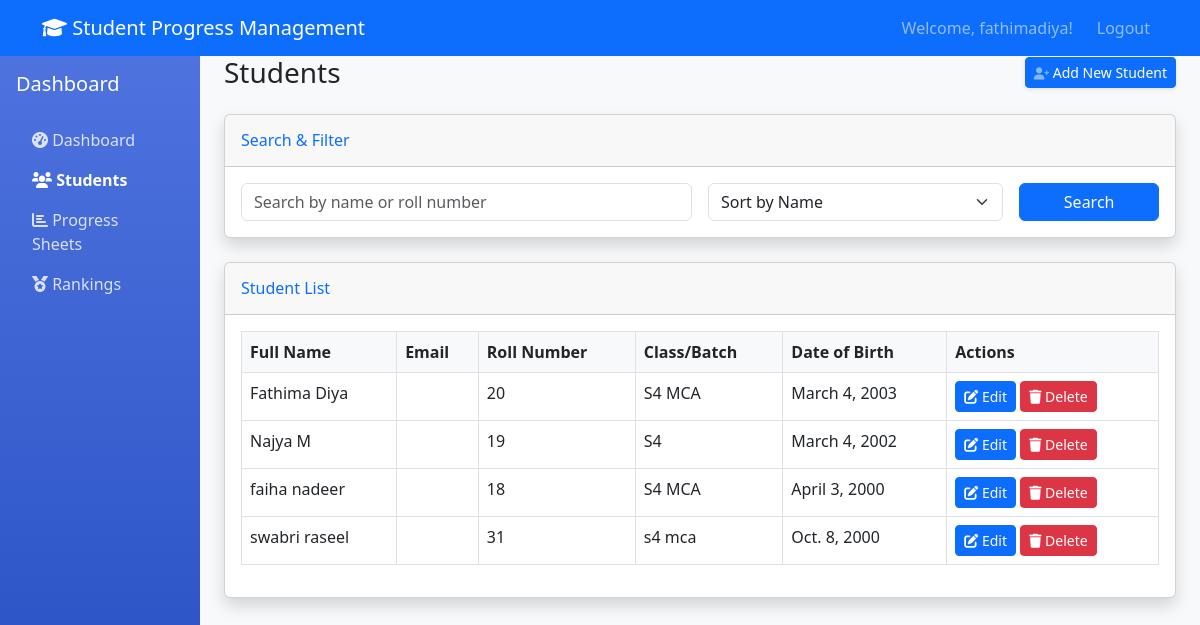
Page /students/ (signed in) on the committed database.
### dashboard/models.py (models this page shows, shortened)
class Student(models.Model):
    user = models.OneToOneField(User, on_delete=models.CASCADE)
    full_name = models.CharField(max_length=100)
    roll_number = models.CharField(max_length=10, unique=True)
    class_batch = models.CharField(max_length=50)
    date_of_birth = models.DateField()

### dashboard/views.py (the view)
# urls.py: path('students/', views.student_list_view, name='student_list'),
@login_required
def student_list_view(request):
    students = Student.objects.all().order_by('full_name')
    search_query = request.GET.get('search', '')
    if search_query:
        students = students.filter(
            Q(full_name__icontains=search_query) |
            Q(roll_number__icontains=search_query)
        )
    sort_by = request.GET.get('sort_by', 'full_name')
    if sort_by in ['full_name', 'roll_number', 'class_batch', 'date_of_birth']:
        students = students.order_by(sort_by)
    context = {
        'students': students,
        'search_query': search_query,
        'sort_by': sort_by,
    }
    return render(request, 'dashboard/student_list.html', context)

### templates/dashboard/student_list.html (shortened to what this page needs)
{% extends 'base.html' %}
{% block content %}
<div class="container-fluid">
    <div class="d-sm-flex align-items-center justify-content-between mb-4">
        <h1 class="h3 mb-0 text-gray-800">Students</h1>
        <a href="{% url 'add_student' %}" class="d-none d-sm-inline-block btn btn-sm btn-primary shadow-sm">
             Add New Student
        </a>
    </div>
    <div class="card shadow mb-4">
        <div class="card-header py-3">
            <h6 class="m-0 font-weight-bold text-primary">Search & Filter</h6>
        </div>
        <div class="card-body">
            <form method="get" class="row g-3">
                <div class="col-md-6">
                    <input type="text" class="form-control" name="search" placeholder="Search by name or roll number"
                           value="{{ search_query }}">
                </div>
                <div class="col-md-4">
                    <select class="form-select" name="sort_by">
                        <option value="full_name" {% if sort_by == 'full_name' %}selected{% endif %}>Sort by Name</option>
                    </select>
                </div>
                <div class="col-md-2">
                    <button type="submit" class="btn btn-primary w-100">Search</button>
                </div>
            </form>
        </div>
    </div>
    <div class="card shadow mb-4">
        <div class="card-header py-3">
            <h6 class="m-0 font-weight-bold text-primary">Student List</h6>
        </div>
        <div class="card-body">
            <div class="table-responsive">
                <table class="table table-bordered" id="dataTable" width="100%" cellspacing="0">
                    <thead>
                        <tr>
                            <th>Full Name</th>
                            <th>Email</th>
                            <th>Roll Number</th>
                            <th>Class/Batch</th>
                            <th>Date of Birth</th>
                            <th>Actions</th>
                        </tr>
                    </thead>
                    <tbody>
                        {% for student in students %}
                        <tr>
                            <td>{{ student.full_name }}</td>
                            <td>{{ student.email }}</td>
                            <td>{{ student.roll_number }}</td>
                            <td>{{ student.class_batch }}</td>
                            <td>{{ student.date_of_birth }}</td>
                            <td>
                                <a href="{% url 'edit_student' student.id %}" class="btn btn-sm btn-primary">
                                    <i class="fas fa-edit"></i> Edit
                                </a>
                                <a href="{% url 'delete_student' student.id %}" class="btn btn-sm btn-danger">
                                    <i class="fas fa-trash"></i> Delete
                                </a>
                            </td>
                        </tr>
                        {% empty %}
                        <tr>
                            <td colspan="6" class="text-center">No students found.</td>
                        </tr>
                        {% endfor %}
                    </tbody>
                </table>
            </div>
        </div>
    </div>
</div>
{% endblock %}

### templates/base.html (shortened to what this page needs)
<!DOCTYPE html>
<html lang="en">
<head>
    <link href="https://cdn.jsdelivr.net/npm/bootstrap@5.3.0/dist/css/bootstrap.min.css" rel="stylesheet">
    <link href="https://cdnjs.cloudflare.com/ajax/libs/font-awesome/6.0.0/css/all.min.css" rel="stylesheet">
</head>
<body>
    <nav class="navbar navbar-expand-lg navbar-dark bg-primary">
        <div class="container">
            <a class="navbar-brand" href="{% url 'dashboard' %}">
                <i class="fas fa-graduation-cap"></i> Student Progress Management
            </a>
            {% if user.is_authenticated %}
            <div class="navbar-nav ms-auto">
                <span class="navbar-text me-3">
                    Welcome, {{ user.username }}!
                </span>
                <a class="nav-link" href="{% url 'logout' %}">Logout</a>
            </div>
            {% endif %}
        </div>
    </nav>
    <div class="container-fluid">
        <div class="row">
            {% if user.is_authenticated %}
            <div class="col-md-2 sidebar p-3">
                <ul class="nav flex-column">
                    <li class="nav-item mb-3">
                        <h5 class="text-white">Dashboard</h5>
                    </li>
                    <li class="nav-item">
                        <a class="nav-link {% if request.resolver_match.url_name == 'dashboard' %}active{% endif %}"
                           href="{% url 'dashboard' %}">
                            <i class="fas fa-tachometer-alt"></i> Dashboard
                        </a>
                    </li>
                    <li class="nav-item">
                        <a class="nav-link {% if request.resolver_match.url_name == 'student_list' %}active{% endif %}"
                           href="{% url 'student_list' %}">
                            <i class="fas fa-users"></i> Students
                        </a>
                    </li>
                    <li class="nav-item">
                        <a class="nav-link {% if request.resolver_match.url_name == 'progress_sheet' %}active{% endif %}"
                           href="{% url 'progress_sheet' %}">
                            <i class="fas fa-chart-bar"></i> Progress Sheets
                        </a>
                    </li>
                    <li class="nav-item">
                        <a class="nav-link {% if request.resolver_match.url_name == 'ranking' %}active{% endif %}"
                           href="{% url 'ranking' %}">
                            <i class="fas fa-medal"></i> Rankings
                        </a>
                    </li>
                </ul>
            </div>
            {% endif %}
            <div class="col-md-10">
                {% block content %}
                {% endblock %}
            </div>
        </div>
    </div>
</body>
</html>

### templates/base.html (style rules this page uses)
body { background-color: #f8f9fa; }
.sidebar { min-height: 100vh; background: linear-gradient(180deg, #4e73df, #224abe); }
.sidebar .nav-link { color: rgba(255, 255, 255, 0.8); }
.sidebar .nav-link.active { color: #fff; font-weight: bold; }
.card { box-shadow: 0 0.15rem 1.75rem 0 rgba(58, 59, 69, 0.15); }
.table th { background-color: #f8f9fa; }

### rows in the picture
Student: full_name "Fathima Diya", roll_number "20", class_batch "S4 MCA", date_of_birth "March 4, 2003"
Student: full_name "Najya M", roll_number "19", class_batch "S4", date_of_birth "March 4, 2002"
Student: full_name "faiha nadeer", roll_number "18", class_batch "S4 MCA", date_of_birth "April 3, 2000"
Student: full_name "swabri raseel", roll_number "31", class_batch "s4 mca", date_of_birth "Oct. 8, 2000"

### other values in the picture
{{ user.username }} "fathimadiya"
